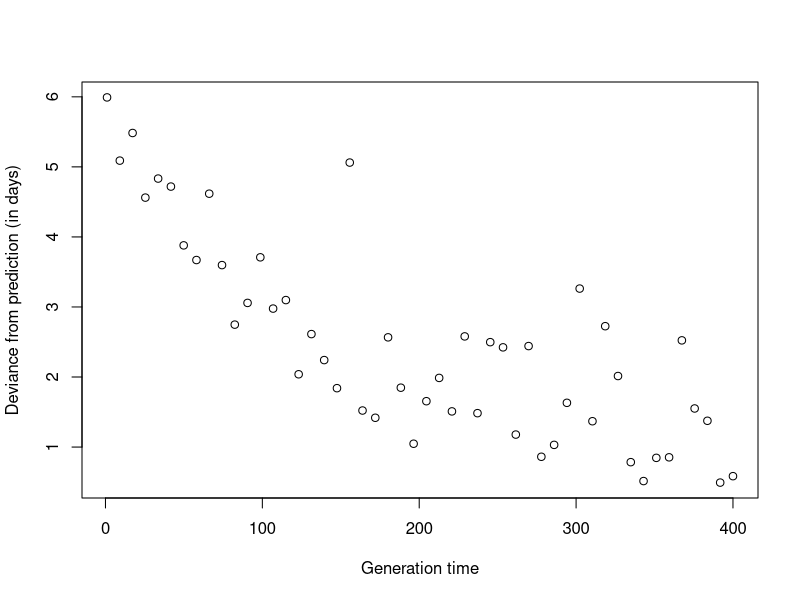

This figure's R source:
## ---- chunk 1
x = seq(1,400,length=50)
y = 5*exp(-.009*x)+rlnorm(50,0,.7)
plot(x,y,xlab="Generation time",ylab="Deviance from prediction (in days)")
